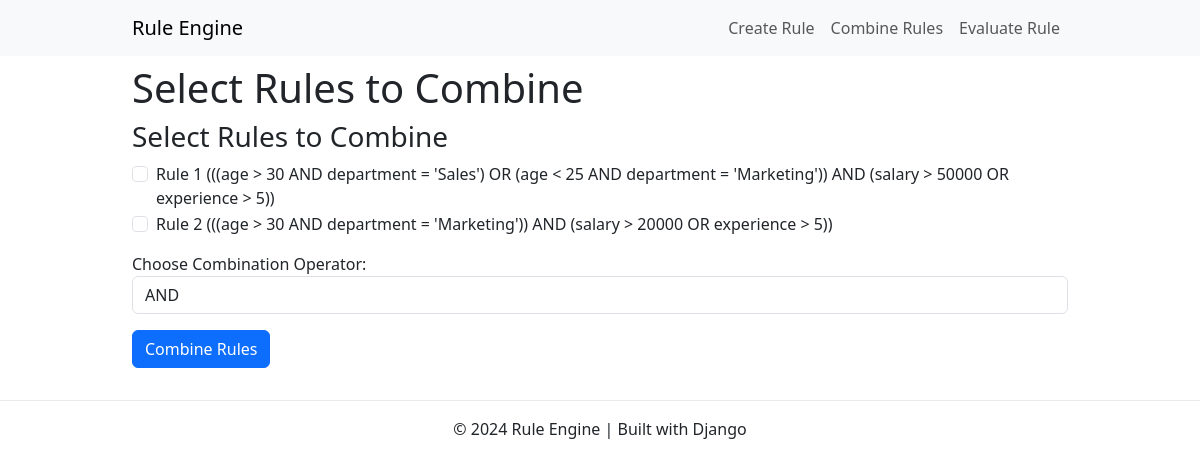
The app's page /rule-engine/combine-rules/, older data.
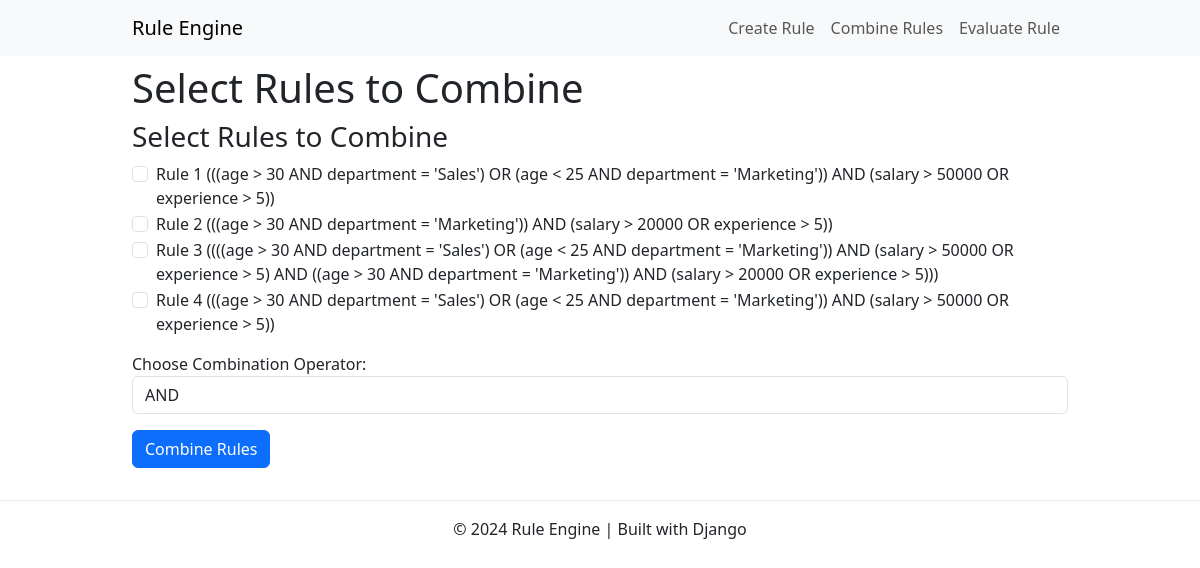
The same page, newer data.
### engine/models.py (models this page shows, shortened)
class Rule(models.Model):
    rule_name = models.CharField(max_length=255,unique=True)
    rule_string = models.TextField()
    ast_json = models.JSONField(null=True, blank=True)  # Allow null and blank values for ast_json
    created_at = models.DateTimeField(auto_now_add=True)

### engine/views.py (the view)
# urls.py: path('combine-rules/', views.combine_rules, name='combine_rules'),
def combine_rules(request):
    if request.method == 'POST':
        rule_ids = request.POST.getlist('rule_ids[]')
        operator = request.POST.get('combine_operator')
        if not rule_ids or len(rule_ids) < 2:
            return render(request, 'engine/combine_rules.html', {'error': 'Please select at least two rules to combine.'})
        if not operator:
            return render(request, 'engine/combine_rules.html', {'error': 'Please select a combination operator.'})
        selected_rules = Rule.objects.filter(id__in=rule_ids)
        rule_strings = [rule.rule_string for rule in selected_rules]
        try:
            combined_rule = combine_rules_logic(rule_strings, operator)  # Pass rule_strings and operator
            return render(request, 'engine/combine_result.html', {'combined_rule': combined_rule})
        except Exception as e:
            return render(request, 'engine/combine_rules.html', {'error': str(e)})
    else:
        rules = Rule.objects.all()
        return render(request, 'engine/combine_rules.html', {'rules': rules})

### engine/templates/engine/combine_rules.html (shortened to what this page needs)
{% extends "engine/base.html" %}
{% block content %}
<h1>Select Rules to Combine</h1>
<form method="post" action="{% url 'combine_rules' %}">
    <h3>Select Rules to Combine</h3>
    {% for rule in rules %}
        <div class="form-check">
            <input class="form-check-input" type="checkbox" name="rule_ids[]" value="{{ rule.id }}">
            <label class="form-check-label">{{ rule.rule_name }} ({{ rule.rule_string }})</label>
        </div>
    {% endfor %}
    <div class="form-group mt-3">
        <label for="combine_operator">Choose Combination Operator:</label>
        <select id="combine_operator" name="combine_operator" class="form-control">
            <option value="AND">AND</option>
        </select>
    </div>
    <button type="submit" class="btn btn-primary mt-3">Combine Rules</button>
</form>
{% endblock %}

Row changes from the older to the newer data that the page shows:
added Rule: rule_name "Rule 3", rule_string "(((age > 30 AND department = 'Sales') OR (age < 25 AND department = 'Marketing')) AND (salary > 50000 OR experience > 5) AND ((age > 30 AND department = 'Marketing')) AND (salary > 20000 OR experience > 5))"
added Rule: rule_name "Rule 4", rule_string "((age > 30 AND department = 'Sales') OR (age < 25 AND department = 'Marketing')) AND (salary > 50000 OR experience > 5)"
